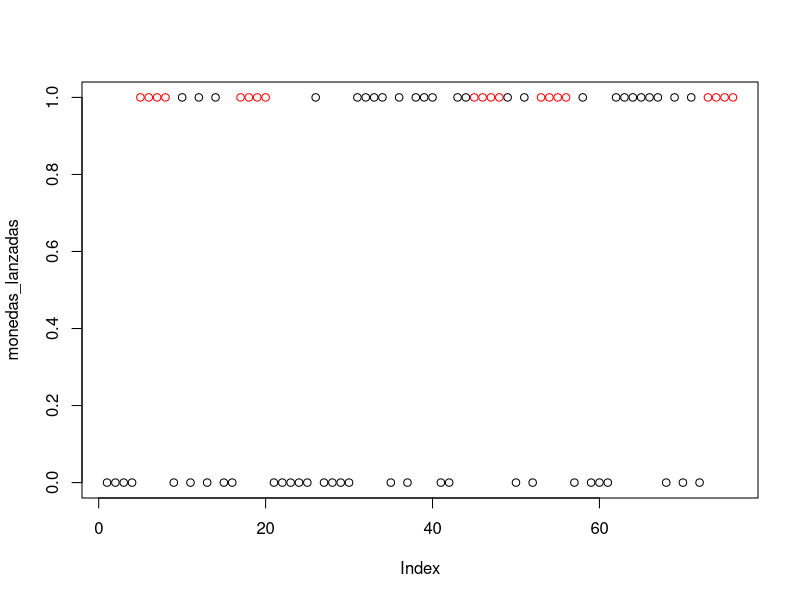
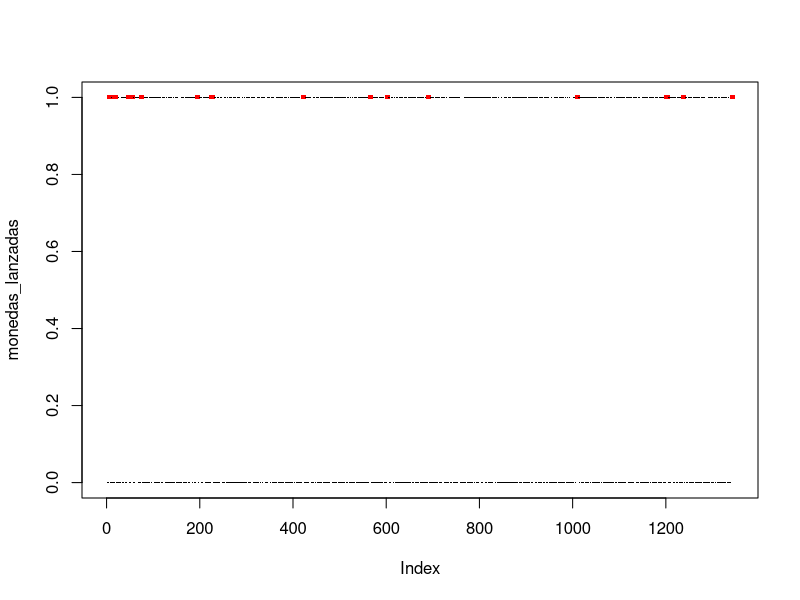

Generate these figures, in order, with R:
## ---- chunk 1
set.seed(42)
n <- 100  # número de simulaciones
k <- 10  # número de personas
count <- 0
for (i in 1:n) {
  x <- sample(365, k, replace = T)
  coinciden <- any(table(x) > 1)
  if (coinciden) {
    count <- count + 1
  }
}
count / n
## ---- chunk 2
set.seed(42)
n <- 100  # número de simulaciones
k <- 10  # número de personas
y <- rep(0, n)
for (i in 1:n) {
  x <- sample(365, 10, replace = T)
  y[i] <- any(table(x) > 1)
}
mean(y)
## ---- chunk 3
set.seed(42)
n <- 100  # número de simulaciones
k <- 10  # número de personas
x <- replicate(n, any(table(sample(365, k, replace = T)) > 1))
mean(x)
## ---- chunk 4
set.seed(42)
n <- 10  # número de cartas
y <- replicate(1000, any(sample(n) == 1:n))
mean(y)
## ---- chunk 5
set.seed(42)
n <- 2000
dado1 <- sample(6, n, replace = T)
dado2 <- sample(6, n, replace = T)
## ---- chunk 6
mean(dado1 + dado2 == 11)
## ---- chunk 7
mean(dado1 + dado2 == 12)
## ---- chunk 8
set.seed(42)
x <- replicate(20000, {
  mano <- sample(52, 5)
  table_mano <- table(mano %% 13)
  all(2 <= table_mano & table_mano <= 3)
})
mean(x)
## ---- chunk 9
set.seed(42)
q <- 4
monedas_lanzadas <- c()
exito <- c()
for (i in 1:5) {
  repeat {
    q_monedas_lanzadas <- sample(c(0, 1), q, replace = T)
    monedas_lanzadas <- c(monedas_lanzadas, q_monedas_lanzadas)
    if (all(q_monedas_lanzadas == 1)) {
      exito <- c(exito, T)
      break
    }
    exito <- c(exito, F)
  }
}
which(exito)
## ---- chunk 10
color <- rep(ifelse(exito, "red", "black"), each = q)
cex <- rep(ifelse(exito, 1, 1), each = q)
plot(monedas_lanzadas, pch = 1, col = color, cex = cex)
## ---- chunk 11
for (i in 1:10) {
  repeat {
    q_monedas_lanzadas <- sample(c(0, 1), q, replace = T)
    monedas_lanzadas <- c(monedas_lanzadas, q_monedas_lanzadas)
    if (all(q_monedas_lanzadas == 1)) {
      exito <- c(exito, T)
      break
    }
    exito <- c(exito, F)
  }
}
which(exito)
color <- rep(ifelse(exito, "red", "black"), each = q)
cex <- rep(ifelse(exito, 4, 1), each = q)
plot(monedas_lanzadas, pch = ".", col = color, cex = cex)
